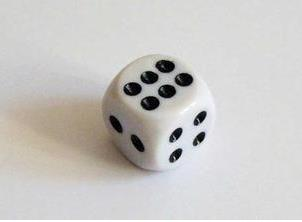
#> input picture shaizi.jpg, 302 x 222 px
$ python hough.py
#> lines starting #> are read from the running program, lines starting #| are printed output that depends on the picture; after the words box and inside, x2 and y2 are one past the last pixel; in counts of white or black regions, pixels touching at a corner belong together
import cv2
import numpy as np
# 1. 霍夫直线变换
img = cv2.imread('shaizi.jpg')
#> img is the input picture: shape (222, 302, 3); mean B, G, R 196.6, 199.1, 201.1
drawing = np.zeros(img.shape[:], dtype=np.uint8)  # 创建画板
gray = cv2.cvtColor(img, cv2.COLOR_BGR2GRAY)
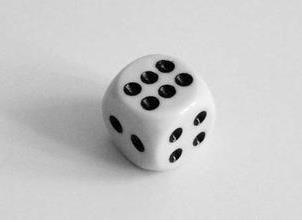
#> gray: shape (222, 302); min 0, max 255, mean 199.5
edges = cv2.Canny(gray, 50, 150)
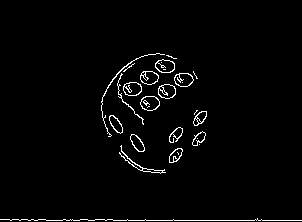
#> edges: shape (222, 302); 2.3% white in thin lines or dots, all inside (x1, y1, x2, y2) = (0, 53, 302, 221)

# 霍夫直线变换
lines = cv2.HoughLines(edges, 0.8, np.pi / 180, 90)
#> lines = [[220, 1.57]]
# 将检测的线画出来（注意是极坐标噢）
for line in lines:
    rho, theta = line[0]
    a = np.cos(theta)
    b = np.sin(theta)
    x0 = a * rho
    y0 = b * rho
    x1 = int(x0 + 1000 * (-b))
    y1 = int(y0 + 1000 * (a))
    x2 = int(x0 - 1000 * (-b))
    y2 = int(y0 - 1000 * (a))
    cv2.line(drawing, (x1, y1), (x2, y2), (0, 0, 255))
#> this loop made 1 pass
#> (rho, theta, a, b, x0, y0, x1, y1) on pass 1: (220, 1.57, -4.37e-08, 1, -9.62e-06, 220, -1000, 219)
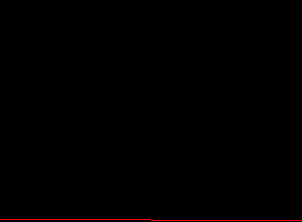
#> drawing: shape (222, 302, 3); mean of channels 0, 1, 2 0, 0, 1.1; drawn as B, G, R
cv2.imwrite('a.jpg', np.hstack((img, drawing)))
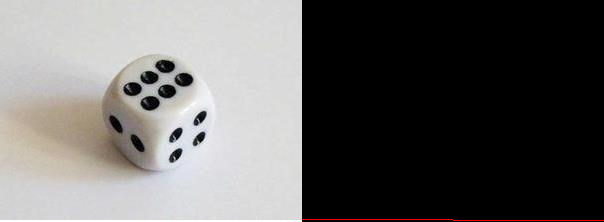
#> saved as a.jpg: shape (222, 604, 3); mean B, G, R 98.3, 99.6, 101.1

# 2. 统计概率霍夫线变换
drawing = np.zeros(img.shape[:], dtype=np.uint8)
lines = cv2.HoughLinesP(edges, 0.8, np.pi / 180, 90,minLineLength=50, maxLineGap=10)
#> lines = [[10, 220, 301, 220]]
# 将检测的线画出来
for line in lines:
    x1, y1, x2, y2 = line[0]
    cv2.line(drawing, (x1, y1), (x2, y2), (0, 255, 0), 1, lineType=cv2.LINE_AA)
#> this loop made 1 pass
cv2.imwrite('hough.jpg', np.hstack((img, drawing)))
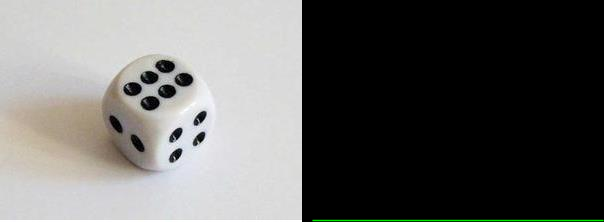
#> saved as hough.jpg: shape (222, 604, 3); mean B, G, R 98.3, 100.3, 100.6


# 3. 霍夫圆变换
drawing = np.zeros(img.shape[:], dtype=np.uint8)
circles = cv2.HoughCircles(edges, cv2.HOUGH_GRADIENT, 1, 20, param2=30)
#> circles = [[162.5, 112.5, 60.7], [149.5, 132.5, 37.2], [133.5, 116.5, 28.6], [144.5, 93.5, 18]]
circles = np.int0(np.around(circles))
#> circles = [[162, 112, 61], [150, 132, 37], [134, 116, 29], [144, 94, 18]]

# 将检测的圆画出来
for i in circles[0, :]:
    cv2.circle(drawing, (i[0], i[1]), i[2], (0, 255, 0), 2)  # 画出外圆
    cv2.circle(drawing, (i[0], i[1]), 2, (0, 0, 255), 3)  # 画出圆心
#> this loop made 4 passes
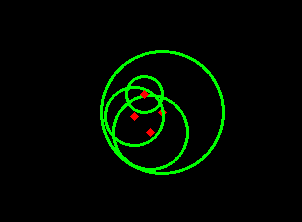
#> drawing: shape (222, 302, 3); mean of channels 0, 1, 2 0, 9.9, 0.5; drawn as B, G, R
cv2.imwrite('circles.jpg', np.hstack((img, drawing)))
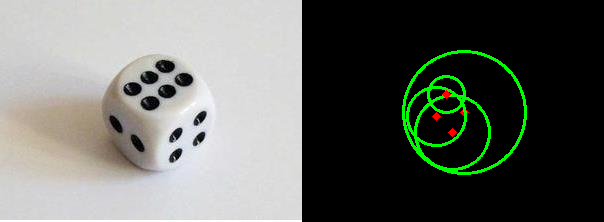
#> saved as circles.jpg: shape (222, 604, 3); mean B, G, R 98.3, 104.5, 100.8
